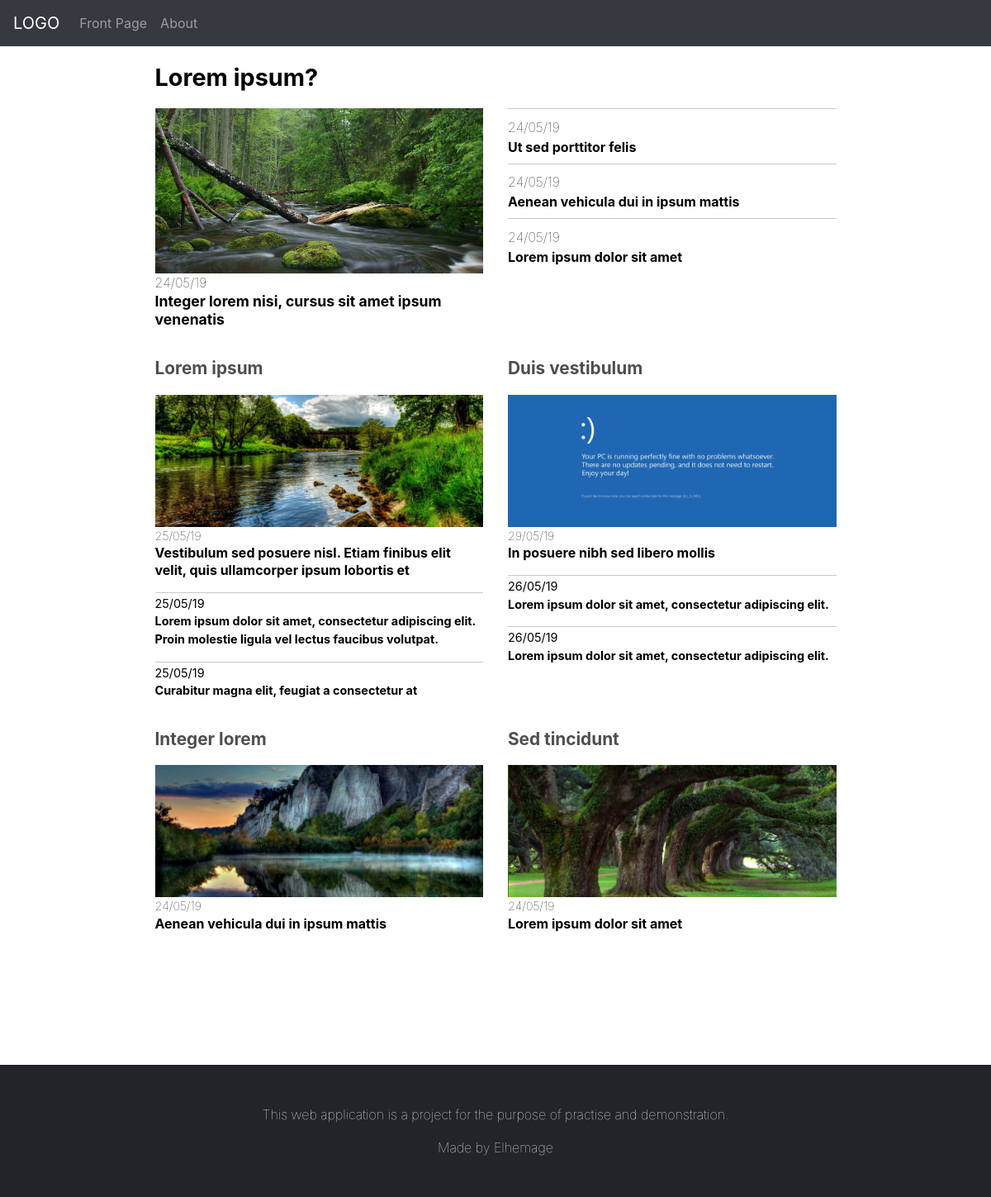
The page / on the database its author committed.
### news/models.py (models this page shows)
class FrontPage(models.Model):
    article = models.OneToOneField('Article', on_delete=models.CASCADE)

class Article(models.Model):
    last_updated = models.DateTimeField(auto_now=True)
    author = models.CharField(max_length=100, unique=False, default='Anonymous')
    section = models.ForeignKey('Section', on_delete=models.CASCADE)
    header = models.CharField(max_length=200, unique=False)
    subheader = models.CharField(max_length=400, unique=False)
    thumbnail = models.ImageField(upload_to='image/thumbnail/', blank=True, null=True)
    body = models.TextField()
    class Meta:
        ordering = ['-last_updated']

class Section(models.Model):
    section = models.CharField(max_length=100, unique=True)
    order = models.IntegerField(default=0)

### news/views.py (the view)
# urls.py: path('', views.index, name='index'),
def index(request):
    front = FrontPage.objects.all()[:4]
    section = Section.objects.all()
    catag = []
    for s in section:
        a = Article.objects.filter(section=s)[:3]
        if a:
            catag.append({
                'section': s,
                'article': a,
            })
    context = {
        'front': front,
        'catag': catag,
    }
    return render(request, 'news/index.html', context)

### news/templates/news/index.html (shortened to what this page needs)
{% extends 'news/layout.html' %}
{% block body %}
    <div class="container">
        <div class="row">
            <div class="col">
                <div class="row pageIndexFrontSlogan justify-content-center">
                    <div class="col col-md-9">
                        <span>Lorem ipsum?</span>
                    </div>
                </div>
                <div class="row justify-content-md-center">
                    <div class="col-12 col-md-9">
                        <div class="row justify-content-md-between">
                            <div class="col-12 col-md-6">
                                <a class="row pageIndexFrontImg" href="{% url 'news:article' articleID=front.0.article.id %}">
                                    <img
                                        class="col"
                                        src="{{ front.0.article.thumbnail.url }}"
                                        alt="{{ front.0.article.header }}">
                                </a>
                                <div class="row pageIndexFrontHeader">
                                    <div class="col">
                                        <a href="{% url 'news:article' articleID=front.0.article.id %}">
                                            <span>{{ front.0.article.last_updated|date:'d/m/y' }}</span><br>
                                            <span>{{ front.0.article.header }}</span>
                                        </a>
                                    </div>
                                </div>
                            </div>
                            <div class="col-12 col-md-6">
                                {% for f in front %}
                                    {% if forloop.counter0 != 0 %}
                                        <hr class="mt-md-0">
                                        <div class="pageIndexSubHeader">
                                            <a href="{% url 'news:article' articleID=f.article.id %}">
                                                <span>{{ f.article.last_updated|date:'d/m/y' }}</span><br>
                                                <span>{{ f.article.header }}</span>
                                            </a>
                                        </div>
                                    {% endif %}
                                {% endfor %}
                            </div>
                        </div>
                    </div>
                </div>
                <div class="row justify-content-center">
                    <div class="col-12 col-md-9">
                        <div class="row">
                            {% for c in catag %}
                                <div class="col-12 col-md-6">
                                    <div class="row pageIndexSectionName">
                                        <div class="col">
                                            <a href="{% url 'news:section' sectionName=c.section.section %}"><span>{{ c.section.section }}</span></a>
                                        </div>
                                    </div>
                                    <a class="row pageIndexSectionImg" href="{% url 'news:article' articleID=c.article.0.id %}">
                                        <img class="col" src="{{ c.article.0.thumbnail.url }}" alt="{{ c.article.0.header }}">
                                    </a>
                                    <div class="row pageIndexSectionHeader">
                                        <a class="col" href="{% url 'news:article' articleID=c.article.0.id %}">
                                            <span>{{ c.article.0.last_updated|date:'d/m/y' }}</span><br>
                                            <span>{{ c.article.0.header }}</span>
                                        </a>
                                    </div>
                                    {% for a in c.article %}
                                        {% if forloop.counter0 != 0 %}
                                            <div class="row pageIndexSectionSubHeader">
                                                <a class="col" href="{% url 'news:article' articleID=a.id %}">
                                                    <hr>
                                                    <span>{{ a.last_updated|date:'d/m/y' }}</span><br>
                                                    <span>{{ a.header }}</span>
                                                </a>
                                            </div>
                                        {% endif %}
                                    {% endfor %}
                                </div>
                            {% endfor %}
                        </div>
                    </div>
                </div>
            </div>
        </div>
    </div>
{% endblock %}

### news/static/news/style.css (style rules this page uses)
hr { border-color: #c8c8c8; margin-top: 1rem; margin-bottom: 0.1rem; }
.pageIndexFrontSlogan { margin-top: 1rem; margin-bottom: 1rem; }
.pageIndexFrontSlogan span { color: black; font-size: 1.8rem; font-weight: bold; }
.pageIndexFrontImg img { height: 12.5rem; object-fit: cover; width: 100%; }
.pageIndexFrontHeader { line-height: 1.4rem; }
.pageIndexFrontHeader span { color: black; }
.pageIndexFrontHeader span:first-child { font-weight: lighter; }
.pageIndexFrontHeader span:last-child { font-size: 1.1rem; font-weight: bold; }
.pageIndexSubHeader span { color: black; }
.pageIndexSubHeader span:first-child { font-weight: lighter; }
.pageIndexSubHeader span:last-child { font-weight: bold; }
@media (min-width: 768px) { .pageIndexSubHeader { padding-top: 0.5rem; padding-bottom: 0.5rem; } }
.pageIndexSectionName { margin-top: 2rem; margin-bottom: 1rem; }
.pageIndexSectionName span { color: #4e4e4e; font-size: 1.3rem; font-weight: bold; }
.pageIndexSectionImg img { height: 10rem; width: 100%; object-fit: cover; }
.pageIndexSectionHeader { line-height: 1.3rem; }
.pageIndexSectionHeader span { color: black; }
.pageIndexSectionHeader span:first-child { font-weight: lighter; font-size: 0.9rem; }
.pageIndexSectionHeader span:last-child { font-weight: bold; }
.pageIndexSectionSubHeader { line-height: 1.3rem; }
.pageIndexSectionSubHeader span { font-size: 0.9rem; color: black; }
.pageIndexSectionSubHeader span:last-child { font-weight: bold; }

### rows shown on the page
FrontPage: article.thumbnail (picture), article.last_updated "24/05/19", article.header "Integer lorem nisi, cursus sit amet ipsum venenatis"
FrontPage: article.last_updated "24/05/19", article.header "Ut sed porttitor felis"
FrontPage: article.last_updated "24/05/19", article.header "Aenean vehicula dui in ipsum mattis"
FrontPage: article.last_updated "24/05/19", article.header "Lorem ipsum dolor sit amet"
Section: section.section "Lorem ipsum", article.0.thumbnail (picture), article.0.last_updated "25/05/19", article.0.header "Vestibulum sed posuere nisl. Etiam finibus elit velit, quis ullamcorper ipsum lobortis et"
Article: last_updated "25/05/19", header "Lorem ipsum dolor sit amet, consectetur adipiscing elit. Proin molestie ligula vel lectus faucibus volutpat."
Article: last_updated "25/05/19", header "Curabitur magna elit, feugiat a consectetur at"
Section: section.section "Duis vestibulum", article.0.thumbnail (picture), article.0.last_updated "29/05/19", article.0.header "In posuere nibh sed libero mollis"
Article: last_updated "26/05/19", header "Lorem ipsum dolor sit amet, consectetur adipiscing elit."
Article: last_updated "26/05/19", header "Lorem ipsum dolor sit amet, consectetur adipiscing elit."
Section: section.section "Integer lorem", article.0.thumbnail (picture), article.0.last_updated "24/05/19", article.0.header "Aenean vehicula dui in ipsum mattis"
Section: section.section "Sed tincidunt", article.0.thumbnail (picture), article.0.last_updated "24/05/19", article.0.header "Lorem ipsum dolor sit amet"
